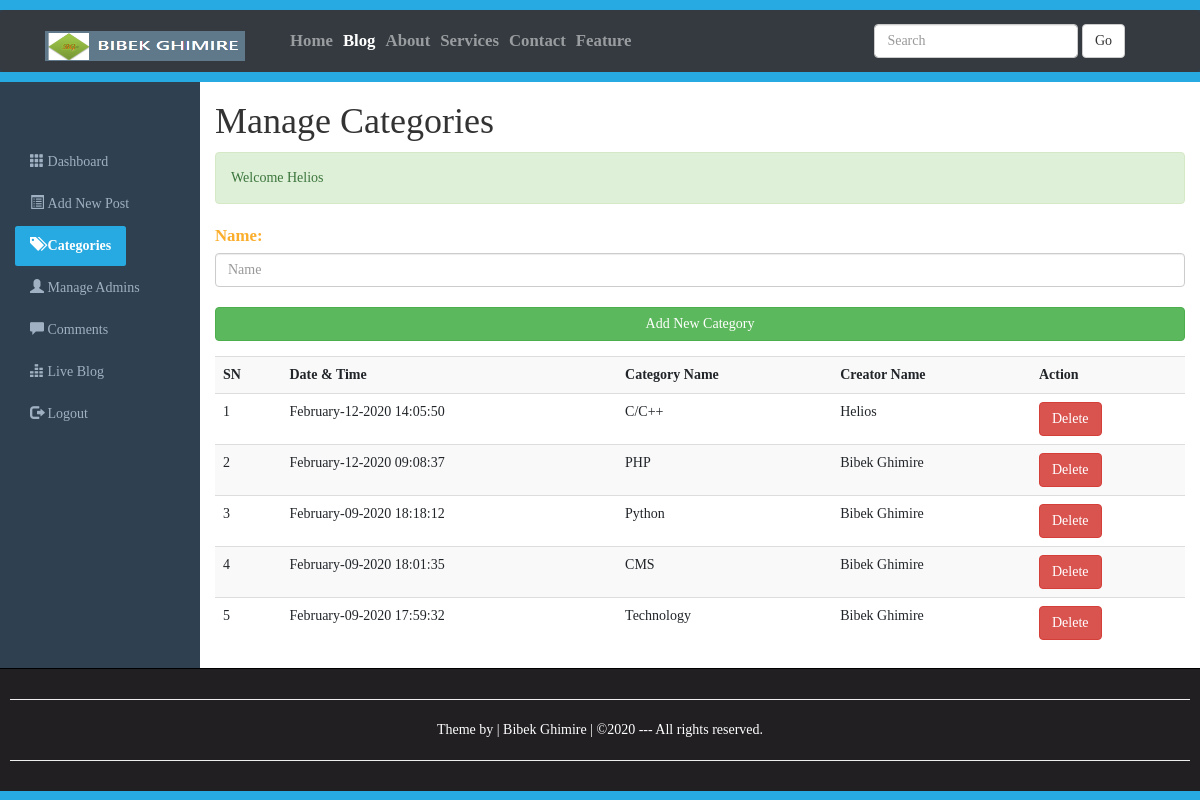
/categories.php (signed in), run on the app's committed database.
### tables this page shows
CREATE TABLE `categories` (
  `id` int(10) NOT NULL,
  `datetime` varchar(100) NOT NULL,
  `name` varchar(100) NOT NULL,
  `creatorname` varchar(100) NOT NULL
);

### categories.php (the view, shortened to what this page needs)
<?php require_once("include/session.php"); ?>
<!DOCTYPE html>
<html>
<head>
	<link rel="stylesheet" type="text/css" href="css/bootstrap.min.css">
    <link rel="stylesheet" href="https://maxcdn.bootstrapcdn.com/bootstrap/3.4.0/css/bootstrap.min.css">
	<link rel="stylesheet" type="text/css" href="css/adminstyles.css">
</head>
<body>
<div style="height:10px; background: #27aae1;"></div>
<nav class="navbar navbar-expand-sm bg-dark navbar-dark">
<div class="container">
	<div class="navbar-header">
  <a class="navbar-brand" href="blog.php">
    <img src="images/bg1.png" alt="logo" style="width:200px; height: 30px;">
  </a>
	</div>
  <div class="collapse navbar-collapse" id="collapse">
  <ul class="navbar-nav">
    <li class="nav-item">
      <a class="nav-link" href="#">Home</a>
    </li>
    <li class="nav-item">
      <a class="nav-link active" href="blog.php">Blog</a>
    </li>
    <li class="nav-item">
      <a class="nav-link" href="#">About</a>
    </li>
    <li class="nav-item">
      <a class="nav-link" href="#">Services</a>
    </li>
    <li class="nav-item">
      <a class="nav-link" href="#">Contact</a>
    </li>
    <li class="nav-item">
      <a class="nav-link" href="#">Feature</a>
    </li>
  </ul>
  <form action="blog.php" class="navbar-form float-right">
  	<div class="form-group">
  		<input type="text" name="search" class="form-control" placeholder="Search">
  	</div>
  	<button class="btn btn-default" name="SearchButton">Go</button>
  </form>
  </div>
</div>
</nav>
<div style="height:10px; background: #27aae1;" class="line"></div>
<div class="container-fluid">
	<div class="row">
		<div class="col-sm-2">
			<br><br><br>
			<ul id="side_menu" class="nav nav-pills nav-stacked">
				<li class="nav-item"><a class="nav-link" href="dashboard.php"><span class="glyphicon glyphicon-th"></span>&nbsp;Dashboard</a></li>
				<li class="nav-item"><a class="nav-link" href="NewPost.php"><span class="glyphicon glyphicon-list-alt"></span>&nbsp;Add New Post</a></li>
				<li class="nav-item active"><a class="nav-link" href="categories.php"><span class="glyphicon glyphicon-tags"></span>&nbsp;Categories</a></li>
				<li class="nav-item"><a class="nav-link" href="Admins.php"><span class="glyphicon glyphicon-user"></span>&nbsp;Manage Admins</a></li>
				<li class="nav-item"><a class="nav-link" href="comments.php"><span class="glyphicon glyphicon-comment"></span>&nbsp;Comments</a></li>
				<li class="nav-item"><a class="nav-link" href="#"><span class="glyphicon glyphicon-equalizer"></span>&nbsp;Live Blog</a></li>
				<li class="nav-item"><a class="nav-link" href="logout.php"><span class="glyphicon glyphicon-log-out"></span>&nbsp;Logout</a></li>
			</ul>
		</div>
		<div class="col-sm-10">
			<h1>Manage Categories</h1>
			<div><?php echo Message();
				echo successMessage();
			?></div>
			<div>
				<form action="categories.php" method="POST">
					<fieldset>
						<div class="form-group">
							<label for="categoryname"><span class="FieldInfo">Name:</span></label>
							<input class="form-control" type="text" name="category" id="categoryname" placeholder="Name"><br>
							<input type="submit" name="submit" value="Add New Category" class="btn btn-success btn-block">
						</div>
					</fieldset>
				</form>
			</div>
			<div class="table-responsive">
				<table class="table table-striped table-hover">
					<tr>
						<th>SN</th>
						<th>Date & Time</th>
						<th>Category Name</th>
						<th>Creator Name</th>
						<th>Action</th>
					</tr>
					<?php
						global $connection;
						$viewQuery="SELECT * FROM categories ORDER BY datetime desc";
						$execute=mysqli_query($connection, $viewQuery);
						$SN=0;
						while($rows=mysqli_fetch_array($execute)) {
						$id = $rows['id'];
						$dateTime=$rows['datetime'];
						$categoryName=$rows['name'];
						$creatorName=$rows['creatorname'];
						$SN++;
						?>
						<tr>
							<td><?php echo $SN; ?></td>
							<td><?php echo $dateTime; ?></td>
							<td><?php echo $categoryName; ?></td>
							<td><?php echo $creatorName; ?></td>
							<td><a class="btn btn-danger" href="deleteCategory.php?id=<?php echo $id; ?>">Delete</a></td>
						</tr>
						<?php
					}
					 ?>
				</table>
			</div>
		</div>
	</div>
</div>
<div id="footer">
	<hr><p>Theme by | Bibek Ghimire | &copy;2020 --- All rights reserved.</p>
	<hr>
</div>
<div style="height: 10px; background: #27AAE1;"></div>
</body>
</html>

### css/adminstyles.css (style rules this page uses)
body { font-family: 'Comic Sans MS'; background-color: #2f4050; }
.navbar-nav li { font-weight: bold; font-family: 'Comic Sans MS'; font-size: 1.2em; }
.line { margin-top: -20px; }
.col-sm-10 { background-color: #ffffff; }
#side_menu a { color: #9fb1c2; }
#side_menu .active a { color: #ffffff; background-color: #27AAE1; font-weight: bold; }
#footer { padding: 10px; border-top: 1px solid black; color: white; background-color: #211f22; text-align: center; }

### categories.php (style rules this page uses)
.FieldInfo { color: rgb(251, 174, 44); font-family: Bitter,Georgia,"Times New Roman",Times,Serif; font-size: 1.2em; }

### data on the page
categories: datetime "February-12-2020 14:05:50", name "C/C++", creatorname "Helios"
categories: datetime "February-12-2020 09:08:37", name "PHP", creatorname "Bibek Ghimire"
categories: datetime "February-09-2020 18:18:12", name "Python", creatorname "Bibek Ghimire"
categories: datetime "February-09-2020 18:01:35", name "CMS", creatorname "Bibek Ghimire"
categories: datetime "February-09-2020 17:59:32", name "Technology", creatorname "Bibek Ghimire"

### other printed values
successMessage() "Welcome Helios"
